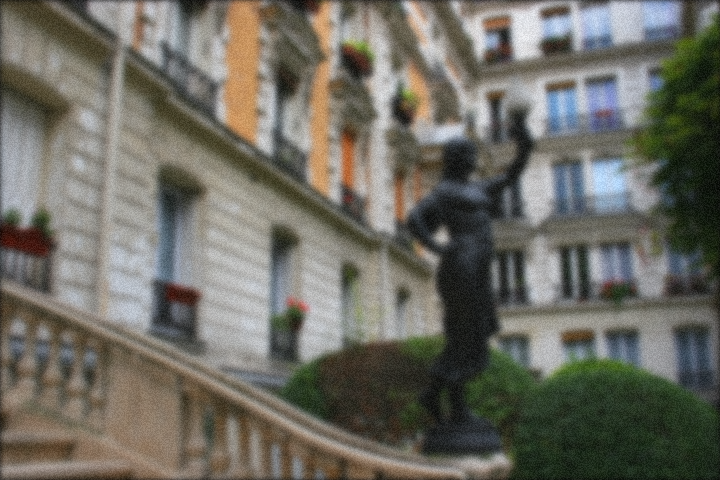
#> input picture input/blurred1.png, 720 x 480 px, found by its file name
$ python cvx_solver.py
#> lines starting #> are read from the running program, lines starting #| are printed output that depends on the picture
import cvxpy as cp
import numpy as np
import matplotlib.pyplot as plt
import cv2 as cv

# img is of shape (480, 720)
def convolve(img: np.ndarray, kernel: np.ndarray):
    ksize = kernel.shape[0] >> 1
    img = cv.copyMakeBorder(img, ksize, ksize, ksize, ksize, cv.BORDER_CONSTANT)

    X = cp.Variable((480, 720, 3))
    print(X)


if __name__ == "__main__":
    img = plt.imread("blurred1.png")
#> img is the input picture: shape (480, 720, 3) float32; mean R, G, B 0.431, 0.424, 0.389
    convolve(img, np.random.rand(7, 7))
#> in convolve, `img = cv.copyMakeBorder(img, ksize, ksize, ksize, ksize, cv.BORDER_CON..`:
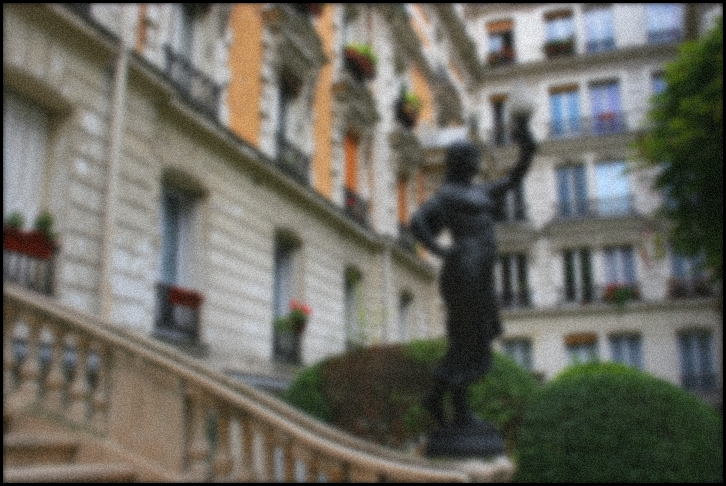
#> img: shape (486, 726, 3) float32; mean of channels 0, 1, 2 0.422, 0.415, 0.381; drawn as R, G, B
#> (the call stopped at in convolve, `X = cp.Variable((480, 720, 3))`: cvxpy is not available in this run)

$ run again, with input/blurred2.png copied over input/blurred1.png
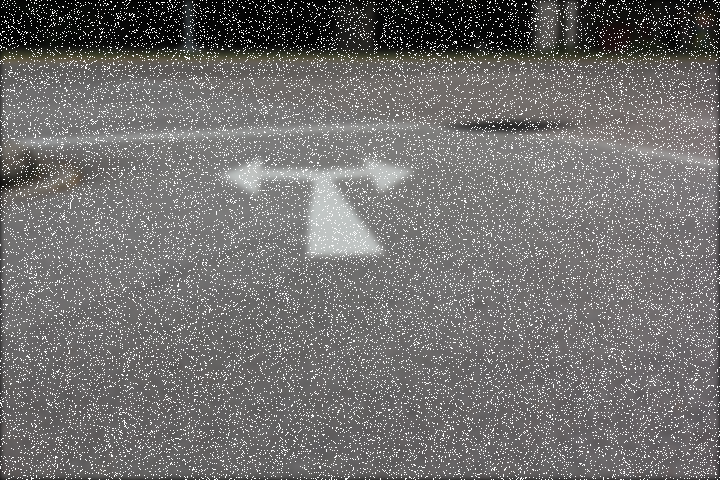
#> input picture input/blurred2.png, 720 x 480 px, found by its file name
#> img is the input picture: shape (480, 720, 3) float32; mean R, G, B 0.448, 0.441, 0.438
#> in convolve, `img = cv.copyMakeBorder(img, ksize, ksize, ksize, ksize, cv.BORDER_CON..`:
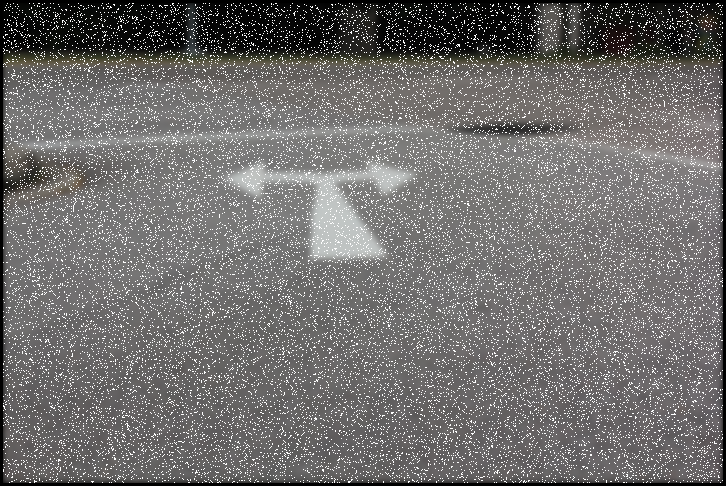
#> img: shape (486, 726, 3) float32; mean of channels 0, 1, 2 0.439, 0.432, 0.429; drawn as R, G, B

$ run again, with input/blurred3.png copied over input/blurred1.png
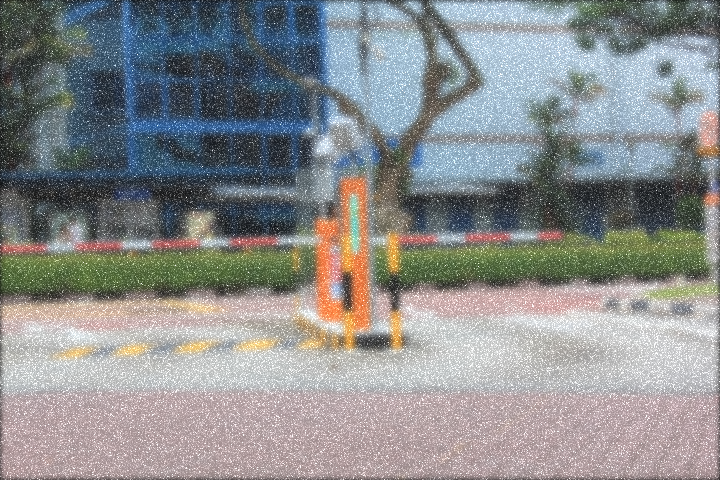
#> input picture input/blurred3.png, 720 x 480 px, found by its file name
#> img is the input picture: shape (480, 720, 3) float32; mean R, G, B 0.546, 0.553, 0.555
#> in convolve, `img = cv.copyMakeBorder(img, ksize, ksize, ksize, ksize, cv.BORDER_CON..`:
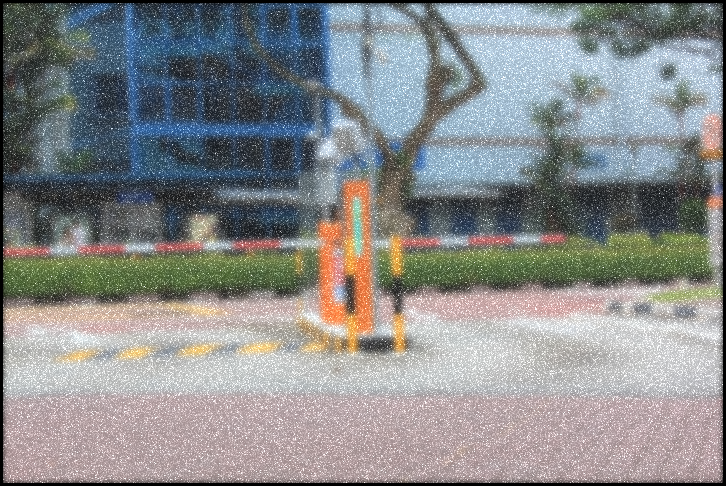
#> img: shape (486, 726, 3) float32; mean of channels 0, 1, 2 0.535, 0.542, 0.544; drawn as R, G, B
